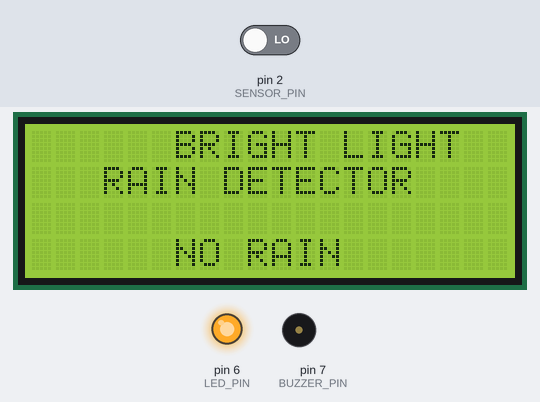
Simulated run of this sketch. Board: Arduino Uno, built with avr-gcc and run on an emulated ATmega328P. Shown: 20×4 character LCD, output pins drawn as LEDs (lit = HIGH), buzzer (waves = sounding, pin HIGH). The test bench sets the inputs (shaded band); at power-on: pin 2 (SENSOR_PIN) LOW.

Above: at 1.2 s.
1.3 s: pin 2 (SENSOR_PIN) driven HIGH
At 1.35 s:
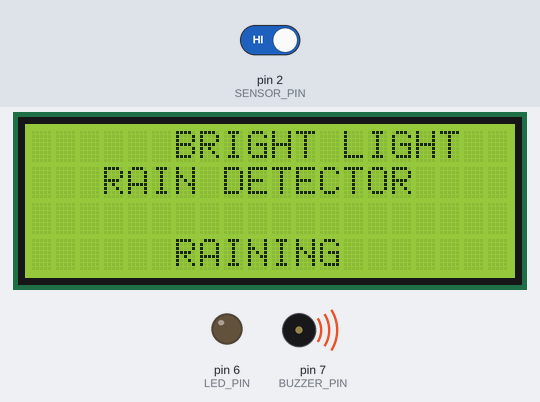
At 1.76 s:
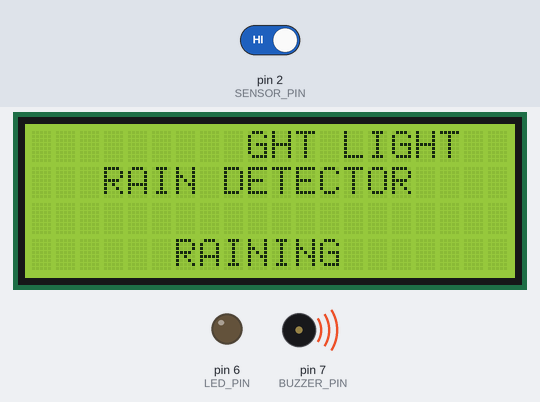
3.1 s: pin 2 (SENSOR_PIN) driven LOW
At 4.2 s:
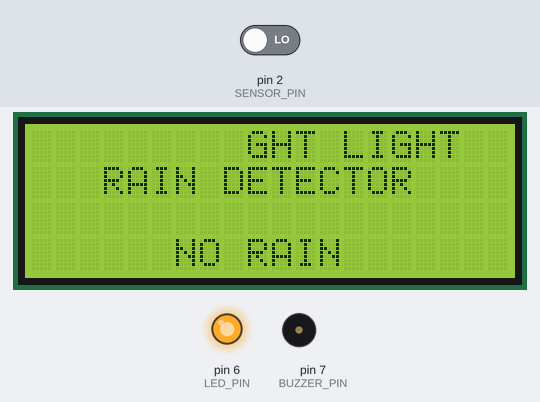
Timing chart, 0 to 6.1 s (numbered marks = the images above; inputs shaded):
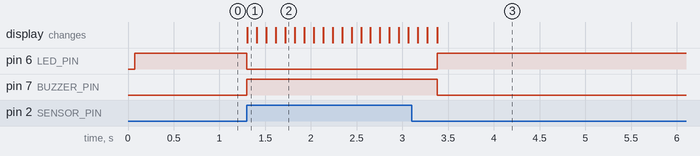

Measured:
- after the input at 1.3 s, pin 6 (LED_PIN): HIGH → LOW at once; pin 7 (BUZZER_PIN): LOW → HIGH at once; the display: changes at once (image 1)
- after the input at 3.1 s, pin 6 (LED_PIN): LOW → HIGH after 0.28 s; pin 7 (BUZZER_PIN): HIGH → LOW after 0.28 s; the display: first differs from a run without the input after 0.28 s (image 3)

The sketch:

Rain_Detector_Code.ino
```cpp
// include the library code:
#include <LiquidCrystal.h>

//LiquidCrystal lcd(rs, en, d4, d5, d6, d7);
  LiquidCrystal lcd(13, 12, 11, 10,  9,  8);

const int SENSOR_PIN = 2;
const int BUZZER_PIN = 7;
const int LED_PIN = 6;

void setup ()
{
  pinMode (SENSOR_PIN, INPUT); // Set the Sensor pin as INPUT
  pinMode(BUZZER_PIN, OUTPUT);  // Set the BUZZER pin as OUTPUT
  pinMode(LED_PIN, OUTPUT);  // Set the LED pin as OUTPUT

  lcd.begin(20, 4); // set up the LCD's number of columns and rows:
  lcd.setCursor(0,0); // set the cursor position:
  lcd.print("  THE BRIGHT LIGHT    ");
  lcd.setCursor(0,1);
  lcd.print("   RAIN DETECTOR             ");
}
void loop ()
{
  int Sensor_Val = digitalRead(SENSOR_PIN);  //get reading from Sensor
  if (Sensor_Val == HIGH) //If Sensor Detected the Rain
  {
    digitalWrite(BUZZER_PIN, HIGH);
    digitalWrite(LED_PIN, LOW);

    lcd.setCursor(0, 3);
    lcd.print("      RAINING             ");
    delay(100);
    lcd.setCursor(0, 3);
    lcd.print("      RAINING.             ");
    delay(100);
    lcd.setCursor(0, 3);
    lcd.print("      RAINING..             ");
    delay(100);
    lcd.setCursor(0, 3);
    lcd.print("      RAINING...             ");
    delay(100);
  }
  else
  {
    lcd.setCursor(0, 3);
    lcd.print("      NO RAIN             ");
    digitalWrite(BUZZER_PIN, LOW);
    digitalWrite(LED_PIN, HIGH);
  }
}
```
